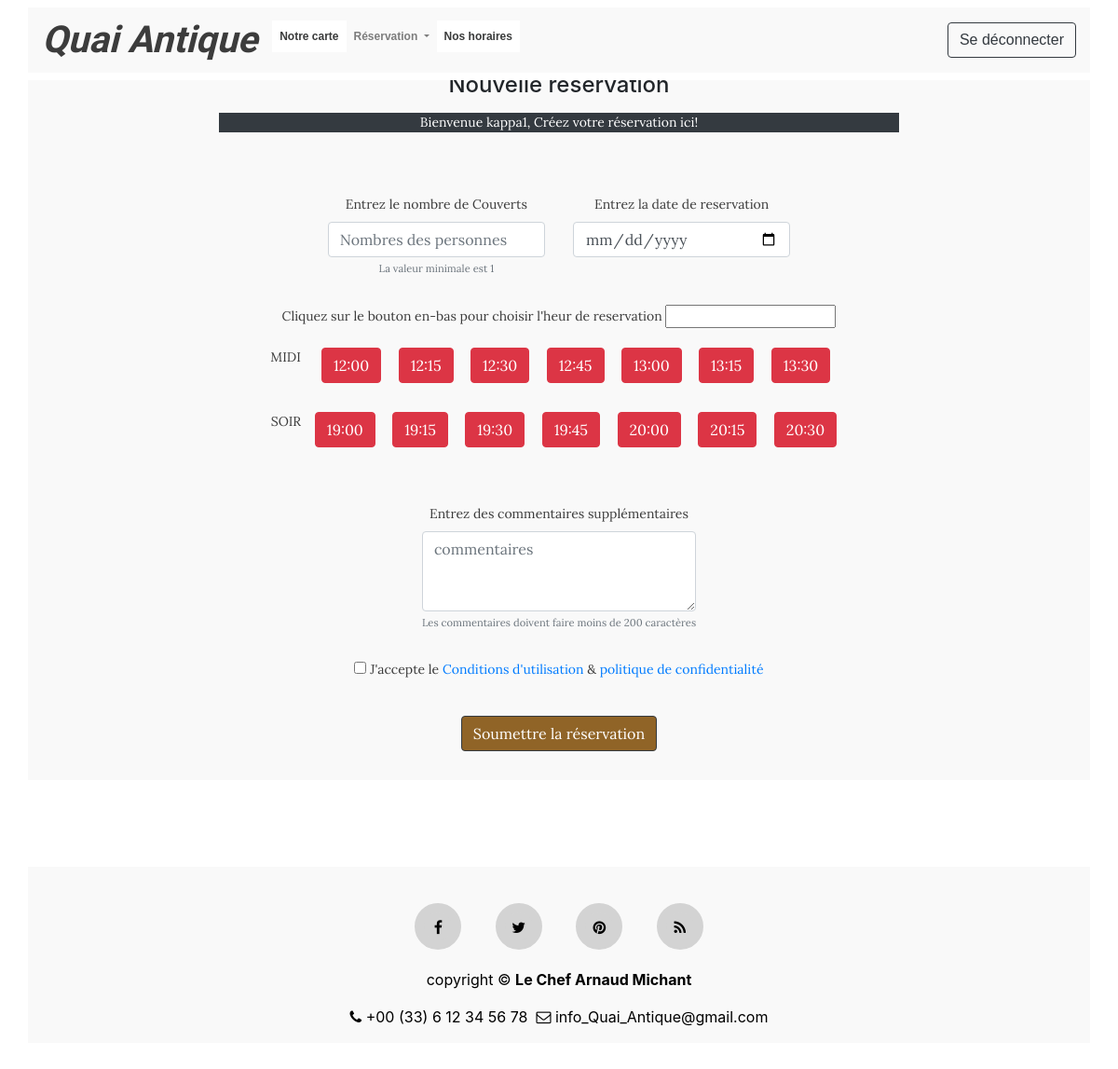
The page /reservation.php?login=success (signed in) on the database its author committed.
### tables this page shows
CREATE TABLE `reservation_time_slot` (
  `Id` int(11) NOT NULL,
  `time_slot` time NOT NULL,
  `midi` tinyint(1) DEFAULT NULL
);

### reservation.php (the view, shortened to what this page needs)
<?php
require "header.php";
?>
<br><br>
<div class="container">
    <h4 class="text-center"><br>Nouvelle réservation<br></h4>
    <div class="row">
        <div class="col-md-8 formreservation ">
            <?php
            if(isset($_SESSION['user_id'])){
                echo '<p class="text-white bg-dark text-center">Bienvenue '. $_SESSION['username'] .', Créez votre réservation ici!</p>';
                echo'<br>';
                echo '
                <div class="signup-form row formreservation">
                    <form action="includes/reservation.inc.php" method="post">
                    <div class="row formreservation">
                        <div class="form-group col-md-4">
                            <label>Entrez le nombre de Couverts</label>
                            <input type="number" class="form-control" min="1" name="num_guests" placeholder="Nombres des personnes" required="required">
                            <small class="form-text text-muted">La valeur minimale est 1</small>
                        </div>
                        <div class="form-group col-md-4">
                            <label>Entrez la date de reservation</label>
                            <input type="date" class="form-control" name="date" id="date" placeholder="Date" required="required">
                        </div>
                    </div>
                    <label>Cliquez sur le bouton en-bas pour choisir l\'heur de reservation</label>
                    <input name="time" type="text" id="reservresponse" value="">
                    <div class="row formreservation">';
                        require 'includes/dbh.inc.php';
                        $midifirst = true;
                        $soirfirst = true;
                        $sql = "SELECT * FROM reservation_time_slot";
                        $result = $conn->query($sql);
                        if ($result->num_rows > 0) {
                            while($row = $result->fetch_assoc()) {
                                if ( $row['midi'] ) {
                                    if ( $midifirst) {
                                        echo 'MIDI &nbsp; &nbsp; &nbsp;';
                                        $midifirst = false;
                                    }
                                    echo '<div class="form-group"> <button type="button" class="btn btn-danger btn-block" id="timebutton' . $row['Id'] . '" name="' . $row['Id'] . '">' . substr( $row['time_slot'], 0, -3) . '</button></div>&nbsp; &nbsp; &nbsp;';
                                } else {
                                    if ( $soirfirst) {
                                        echo ' <div class="row formreservation">&nbsp;  SOIR &nbsp; &nbsp; ';
                                        $soirfirst = false;
                                    }
                                    echo '<div class="form-group"> <button type="button" class="btn btn-danger btn-block" id="timebutton' . $row['Id'] . '" name="' . $row['Id'] . '">' . substr( $row['time_slot'], 0, -3) . '</button></div>&nbsp; &nbsp; &nbsp;';
                                }
                            }
                            echo '</div>';
                        }
                    echo ' </div></div>';
                    echo '<div class="row formreservation">
                        <div class="form-group">
                            <label>Entrez des commentaires supplémentaires</label>
                            <textarea class="form-control" name="comments" placeholder="commentaires" rows="3"></textarea>
                            <small class="form-text text-muted">Les commentaires doivent faire moins de 200 caractères</small>
                        </div>
                    </div>
                    <div class="row formreservation"">
                        <div class="form-group">
                            <label class="checkbox-inline"><input type="checkbox" required="required"> J\'accepte le <a href="#">Conditions d\'utilisation</a> &amp; <a href="#">politique de confidentialité</a></label>
                        </div>
                    </div>
                    <div class="row formreservation">
                        <div class="form-group">
                            <button type="submit" name="reserv-submit" class="btn btn-dark">Soumettre la réservation</button>
                        </div>
                    </div>
                    </div>
                    </form>
                    <br><br>
                </div>  ';
            }
            else {
                echo '	<p class="text-center text-danger"><br>Vous n\'êtes pas connecté!<br></p>
                <p class="text-center">Pour faire une réservation, vous devez créer un compte!<br><br><p>';
            }
            ?>
        </div>
<br><br>
<?php
require "footer.php";
?>

### css/style.css (style rules this page uses)
* { margin:0; padding:0; }
body { overflow-y: scroll; overflow-x: scroll; }
.container { background: #f9f9f9; }
.formreservation { margin: auto; font-family: 'Lora', serif; font-size: 14px; color: #3c3c3c; text-align: center; justify-content: center; }
.btn-dark { background-color: #906427 !important; }
h4 { text-align: center; font-family: 'Lora', serif; font-size: 35px; color: #3c3c3c; }
.row { margin: 15px; }

### rows shown on the page
reservation_time_slot: shows "MIDI", time_slot "12:00"
reservation_time_slot: time_slot "12:15"
reservation_time_slot: time_slot "12:30"
reservation_time_slot: time_slot "12:45"
reservation_time_slot: time_slot "13:00"
reservation_time_slot: time_slot "13:15"
reservation_time_slot: time_slot "13:30"
reservation_time_slot: shows "SOIR", time_slot "19:00"
reservation_time_slot: time_slot "19:15"
reservation_time_slot: time_slot "19:30"
reservation_time_slot: time_slot "19:45"
reservation_time_slot: time_slot "20:00"
reservation_time_slot: time_slot "20:15"
reservation_time_slot: time_slot "20:30"

### other values the page prints
$_SESSION['username'] "kappa1"
